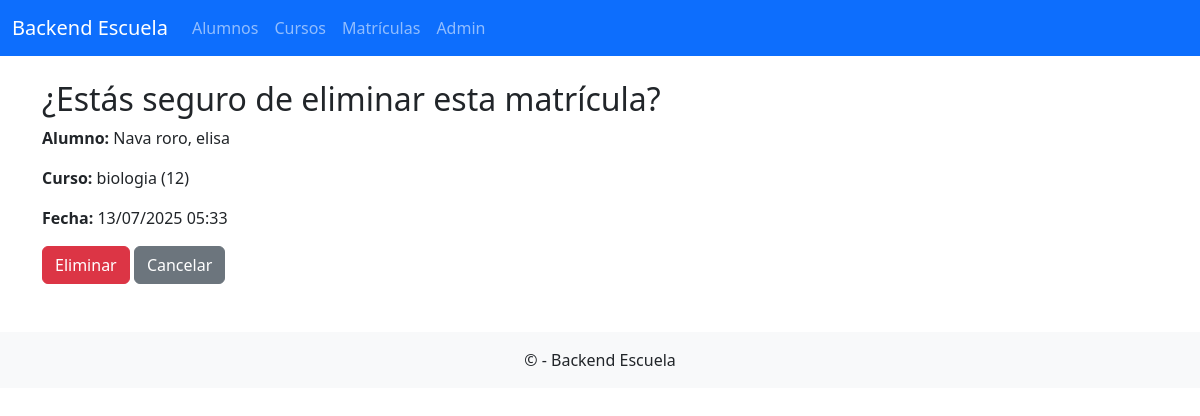
/matricula/eliminar/1/, run on the app's committed database.
### frontend_appescuela/models.py (models this page shows, shortened)
class Matricula(models.Model):
    Alumno = models.ForeignKey(Alumno, on_delete=models.CASCADE)
    Curso = models.ForeignKey(Curso, on_delete=models.CASCADE)
    FechaMatricula = models.DateTimeField(auto_now_add=True)

class Alumno(models.Model):
    ApellidoPaterno = models.CharField(max_length=35)
    ApellidoMaterno = models.CharField(max_length=35)
    Nombres = models.CharField(max_length=35)
    NumControl = models.CharField(max_length=8, unique=True)
    FechaNacimiento = models.DateField()
    SEXOS = (('F', 'Femenino'), ('M', 'Masculino'))
    Sexo = models.CharField(max_length=1, choices=SEXOS, default='M')
    foto_alumno = models.ImageField(upload_to='proyectos/', blank=True, null=True)
    def NombreCompleto(self):
        return f"{self.ApellidoPaterno} {self.ApellidoMaterno}, {self.Nombres}"
    def __str__(self):
        return self.NombreCompleto()

class Curso(models.Model):
    Nombre = models.CharField(max_length=50)
    Creditos = models.PositiveSmallIntegerField()
    Estado = models.BooleanField(default=True)
    foto_curso = models.ImageField(upload_to='proyectos/', blank=True, null=True)
    def __str__(self):
        return f"{self.Nombre} ({self.Creditos})"

### frontend_appescuela/views.py (the view)
# urls.py: path('matricula/eliminar/<int:id>/', views.eliminar_matricula, name='eliminar_matricula'),
def eliminar_matricula(request, id):
    matricula = get_object_or_404(Matricula, id=id)
    if request.method == 'POST':
        matricula.delete()
        return redirect('frontend_appescuela:listado_matricula')
    return render(request, 'frontend_appescuela/eliminar_matricula.html', {'matricula': matricula})

### frontend_appescuela/templates/frontend_appescuela/eliminar_matricula.html (shortened to what this page needs)
{% extends "frontend_appescuela/base.html" %}
{% block content %}
<h2>¿Estás seguro de eliminar esta matrícula?</h2>
<p><strong>Alumno:</strong> {{ matricula.Alumno }}</p>
<p><strong>Curso:</strong> {{ matricula.Curso }}</p>
<p><strong>Fecha:</strong> {{ matricula.FechaMatricula|date:"d/m/Y H:i" }}</p>
<form method="post">
    <button type="submit" class="btn btn-danger">Eliminar</button>
    <a href="{% url 'frontend_appescuela:listado_matricula' %}" class="btn btn-secondary">Cancelar</a>
</form>
{% endblock %}

### data on the page
Matricula: Alumno "Nava roro, elisa", Curso "biologia (12)", FechaMatricula "13/07/2025 05:33"
